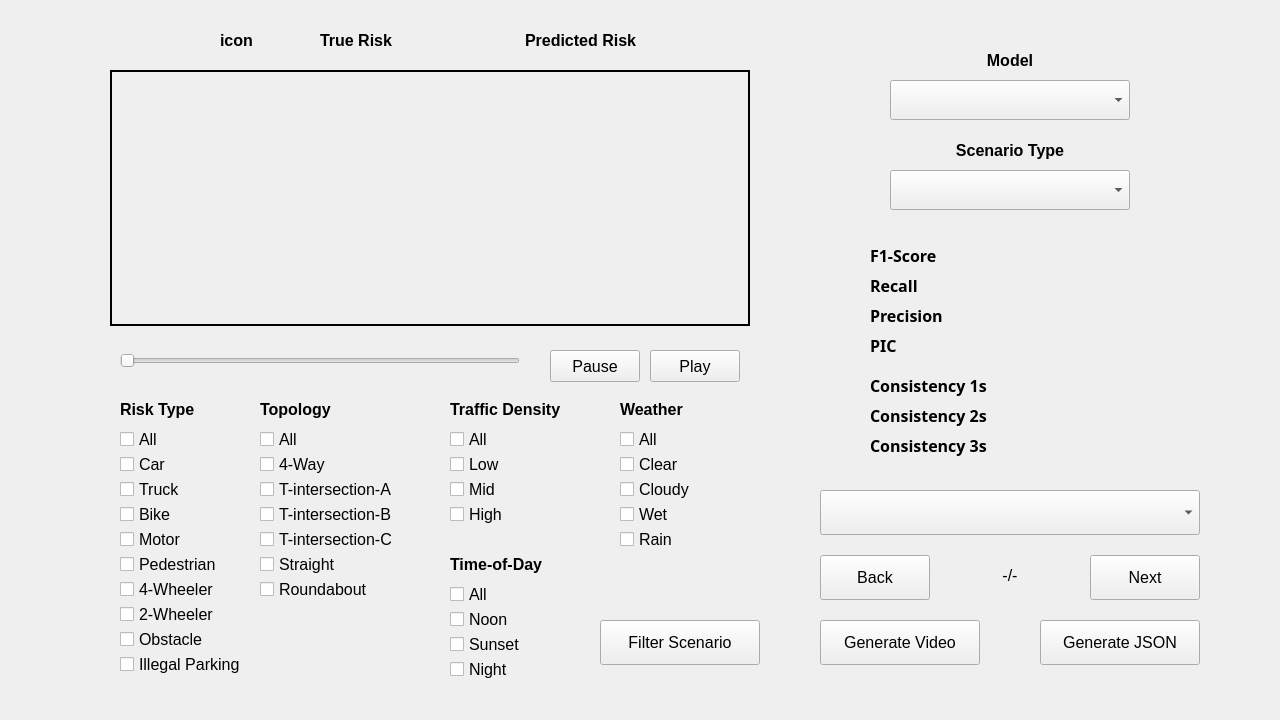
<?xml version="1.0" encoding="UTF-8"?>
<ui version="4.0">
 <class>MainWindow</class>
 <widget class="QMainWindow" name="MainWindow">
  <property name="windowModality">
   <enum>Qt::NonModal</enum>
  </property>
  <property name="geometry">
   <rect>
    <x>0</x>
    <y>0</y>
    <width>1280</width>
    <height>720</height>
   </rect>
  </property>
  <property name="minimumSize">
   <size>
    <width>1280</width>
    <height>720</height>
   </size>
  </property>
  <property name="maximumSize">
   <size>
    <width>1280</width>
    <height>720</height>
   </size>
  </property>
  <property name="font">
   <font>
    <family>Ubuntu</family>
    <pointsize>12</pointsize>
   </font>
  </property>
  <property name="windowTitle">
   <string>Scenario-based Analysis</string>
  </property>
  <widget class="QWidget" name="centralwidget">
   <widget class="QLabel" name="label_videoframe">
    <property name="geometry">
     <rect>
      <x>110</x>
      <y>70</y>
      <width>640</width>
      <height>256</height>
     </rect>
    </property>
    <property name="frameShape">
     <enum>QFrame::WinPanel</enum>
    </property>
    <property name="text">
     <string/>
    </property>
   </widget>
   <widget class="QLabel" name="label_scenario_cnt">
    <property name="geometry">
     <rect>
      <x>950</x>
      <y>555</y>
      <width>120</width>
      <height>40</height>
     </rect>
    </property>
    <property name="text">
     <string>-/-</string>
    </property>
    <property name="alignment">
     <set>Qt::AlignCenter</set>
    </property>
   </widget>
   <widget class="QPushButton" name="button_play">
    <property name="geometry">
     <rect>
      <x>650</x>
      <y>350</y>
      <width>90</width>
      <height>32</height>
     </rect>
    </property>
    <property name="text">
     <string>Play</string>
    </property>
   </widget>
   <widget class="QPushButton" name="button_pause">
    <property name="geometry">
     <rect>
      <x>550</x>
      <y>350</y>
      <width>90</width>
      <height>32</height>
     </rect>
    </property>
    <property name="text">
     <string>Pause</string>
    </property>
   </widget>
   <widget class="QSlider" name="slider_videoframe">
    <property name="geometry">
     <rect>
      <x>120</x>
      <y>350</y>
      <width>400</width>
      <height>22</height>
     </rect>
    </property>
    <property name="orientation">
     <enum>Qt::Horizontal</enum>
    </property>
   </widget>
   <widget class="QPushButton" name="button_back">
    <property name="geometry">
     <rect>
      <x>820</x>
      <y>555</y>
      <width>110</width>
      <height>45</height>
     </rect>
    </property>
    <property name="text">
     <string>Back</string>
    </property>
   </widget>
   <widget class="QPushButton" name="button_next">
    <property name="geometry">
     <rect>
      <x>1090</x>
      <y>555</y>
      <width>110</width>
      <height>45</height>
     </rect>
    </property>
    <property name="text">
     <string>Next</string>
    </property>
   </widget>
   <widget class="QLabel" name="attribute_label">
    <property name="geometry">
     <rect>
      <x>620</x>
      <y>395</y>
      <width>100</width>
      <height>29</height>
     </rect>
    </property>
    <property name="font">
     <font>
      <weight>75</weight>
      <bold>true</bold>
     </font>
    </property>
    <property name="text">
     <string>Weather</string>
    </property>
   </widget>
   <widget class="QLabel" name="model_label">
    <property name="geometry">
     <rect>
      <x>890</x>
      <y>40</y>
      <width>240</width>
      <height>40</height>
     </rect>
    </property>
    <property name="font">
     <font>
      <weight>75</weight>
      <bold>true</bold>
     </font>
    </property>
    <property name="text">
     <string>Model</string>
    </property>
    <property name="alignment">
     <set>Qt::AlignCenter</set>
    </property>
   </widget>
   <widget class="QComboBox" name="comboBox_model">
    <property name="geometry">
     <rect>
      <x>890</x>
      <y>80</y>
      <width>240</width>
      <height>40</height>
     </rect>
    </property>
   </widget>
   <widget class="QLabel" name="type_label">
    <property name="geometry">
     <rect>
      <x>890</x>
      <y>130</y>
      <width>240</width>
      <height>40</height>
     </rect>
    </property>
    <property name="font">
     <font>
      <weight>75</weight>
      <bold>true</bold>
     </font>
    </property>
    <property name="text">
     <string>Scenario Type</string>
    </property>
    <property name="alignment">
     <set>Qt::AlignCenter</set>
    </property>
   </widget>
   <widget class="QComboBox" name="comboBox_type">
    <property name="geometry">
     <rect>
      <x>890</x>
      <y>170</y>
      <width>240</width>
      <height>40</height>
     </rect>
    </property>
   </widget>
   <widget class="QLabel" name="f1_label">
    <property name="geometry">
     <rect>
      <x>870</x>
      <y>240</y>
      <width>280</width>
      <height>30</height>
     </rect>
    </property>
    <property name="font">
     <font>
      <family>AR PL UMing TW</family>
      <weight>75</weight>
      <bold>true</bold>
     </font>
    </property>
    <property name="text">
     <string>F1-Score</string>
    </property>
    <property name="textFormat">
     <enum>Qt::AutoText</enum>
    </property>
    <property name="alignment">
     <set>Qt::AlignLeading|Qt::AlignLeft|Qt::AlignVCenter</set>
    </property>
    <property name="openExternalLinks">
     <bool>false</bool>
    </property>
    <property name="textInteractionFlags">
     <set>Qt::LinksAccessibleByMouse</set>
    </property>
   </widget>
   <widget class="QLabel" name="recall_label">
    <property name="geometry">
     <rect>
      <x>870</x>
      <y>270</y>
      <width>280</width>
      <height>30</height>
     </rect>
    </property>
    <property name="font">
     <font>
      <family>AR PL UMing TW</family>
      <weight>75</weight>
      <bold>true</bold>
     </font>
    </property>
    <property name="text">
     <string>Recall</string>
    </property>
   </widget>
   <widget class="QLabel" name="precision_label">
    <property name="geometry">
     <rect>
      <x>870</x>
      <y>300</y>
      <width>280</width>
      <height>30</height>
     </rect>
    </property>
    <property name="font">
     <font>
      <family>AR PL UMing TW</family>
      <weight>75</weight>
      <bold>true</bold>
     </font>
    </property>
    <property name="text">
     <string>Precision</string>
    </property>
   </widget>
   <widget class="QLabel" name="pic_fa_label">
    <property name="geometry">
     <rect>
      <x>870</x>
      <y>330</y>
      <width>280</width>
      <height>30</height>
     </rect>
    </property>
    <property name="font">
     <font>
      <family>AR PL UMing TW</family>
      <weight>75</weight>
      <bold>true</bold>
     </font>
    </property>
    <property name="text">
     <string>PIC</string>
    </property>
   </widget>
   <widget class="QPushButton" name="button_gen_gif">
    <property name="geometry">
     <rect>
      <x>820</x>
      <y>620</y>
      <width>160</width>
      <height>45</height>
     </rect>
    </property>
    <property name="font">
     <font>
      <pointsize>12</pointsize>
     </font>
    </property>
    <property name="text">
     <string>Generate Video</string>
    </property>
   </widget>
   <widget class="QCheckBox" name="checkBox_weather_all">
    <property name="geometry">
     <rect>
      <x>620</x>
      <y>425</y>
      <width>80</width>
      <height>29</height>
     </rect>
    </property>
    <property name="text">
     <string>All</string>
    </property>
   </widget>
   <widget class="QCheckBox" name="checkBox_time_night">
    <property name="geometry">
     <rect>
      <x>450</x>
      <y>655</y>
      <width>110</width>
      <height>29</height>
     </rect>
    </property>
    <property name="text">
     <string>Night</string>
    </property>
   </widget>
   <widget class="QCheckBox" name="checkBox_weather_rain">
    <property name="geometry">
     <rect>
      <x>620</x>
      <y>525</y>
      <width>110</width>
      <height>29</height>
     </rect>
    </property>
    <property name="text">
     <string>Rain</string>
    </property>
   </widget>
   <widget class="QCheckBox" name="checkBox_time_sunset">
    <property name="geometry">
     <rect>
      <x>450</x>
      <y>630</y>
      <width>110</width>
      <height>29</height>
     </rect>
    </property>
    <property name="text">
     <string>Sunset</string>
    </property>
   </widget>
   <widget class="QLabel" name="attribute_label_2">
    <property name="geometry">
     <rect>
      <x>450</x>
      <y>395</y>
      <width>150</width>
      <height>29</height>
     </rect>
    </property>
    <property name="font">
     <font>
      <weight>75</weight>
      <bold>true</bold>
     </font>
    </property>
    <property name="text">
     <string>Traffic Density</string>
    </property>
   </widget>
   <widget class="QCheckBox" name="checkBox_density_all">
    <property name="geometry">
     <rect>
      <x>450</x>
      <y>425</y>
      <width>80</width>
      <height>29</height>
     </rect>
    </property>
    <property name="text">
     <string>All</string>
    </property>
   </widget>
   <widget class="QCheckBox" name="checkBox_density_mid">
    <property name="geometry">
     <rect>
      <x>450</x>
      <y>475</y>
      <width>110</width>
      <height>29</height>
     </rect>
    </property>
    <property name="text">
     <string>Mid</string>
    </property>
   </widget>
   <widget class="QCheckBox" name="checkBox_density_high">
    <property name="geometry">
     <rect>
      <x>450</x>
      <y>500</y>
      <width>110</width>
      <height>29</height>
     </rect>
    </property>
    <property name="text">
     <string>High</string>
    </property>
   </widget>
   <widget class="QCheckBox" name="checkBox_density_low">
    <property name="geometry">
     <rect>
      <x>450</x>
      <y>450</y>
      <width>110</width>
      <height>29</height>
     </rect>
    </property>
    <property name="text">
     <string>Low</string>
    </property>
   </widget>
   <widget class="QLabel" name="attribute_label_3">
    <property name="geometry">
     <rect>
      <x>120</x>
      <y>395</y>
      <width>100</width>
      <height>29</height>
     </rect>
    </property>
    <property name="font">
     <font>
      <weight>75</weight>
      <bold>true</bold>
     </font>
    </property>
    <property name="text">
     <string>Risk Type</string>
    </property>
   </widget>
   <widget class="QCheckBox" name="checkBox_actor_motor">
    <property name="geometry">
     <rect>
      <x>120</x>
      <y>525</y>
      <width>110</width>
      <height>29</height>
     </rect>
    </property>
    <property name="text">
     <string>Motor</string>
    </property>
   </widget>
   <widget class="QCheckBox" name="checkBox_actor_car">
    <property name="geometry">
     <rect>
      <x>120</x>
      <y>450</y>
      <width>110</width>
      <height>29</height>
     </rect>
    </property>
    <property name="text">
     <string>Car</string>
    </property>
   </widget>
   <widget class="QCheckBox" name="checkBox_actor_bike">
    <property name="geometry">
     <rect>
      <x>120</x>
      <y>500</y>
      <width>110</width>
      <height>29</height>
     </rect>
    </property>
    <property name="text">
     <string>Bike</string>
    </property>
   </widget>
   <widget class="QCheckBox" name="checkBox_actor_all">
    <property name="geometry">
     <rect>
      <x>120</x>
      <y>425</y>
      <width>80</width>
      <height>29</height>
     </rect>
    </property>
    <property name="text">
     <string>All</string>
    </property>
   </widget>
   <widget class="QCheckBox" name="checkBox_actor_truck">
    <property name="geometry">
     <rect>
      <x>120</x>
      <y>475</y>
      <width>110</width>
      <height>29</height>
     </rect>
    </property>
    <property name="text">
     <string>Truck</string>
    </property>
   </widget>
   <widget class="QCheckBox" name="checkBox_actor_pedestrian">
    <property name="geometry">
     <rect>
      <x>120</x>
      <y>550</y>
      <width>120</width>
      <height>29</height>
     </rect>
    </property>
    <property name="text">
     <string>Pedestrian</string>
    </property>
   </widget>
   <widget class="QCheckBox" name="checkBox_actor_4wheel">
    <property name="geometry">
     <rect>
      <x>120</x>
      <y>575</y>
      <width>120</width>
      <height>29</height>
     </rect>
    </property>
    <property name="text">
     <string>4-Wheeler</string>
    </property>
   </widget>
   <widget class="QCheckBox" name="checkBox_actor_2wheel">
    <property name="geometry">
     <rect>
      <x>120</x>
      <y>600</y>
      <width>120</width>
      <height>29</height>
     </rect>
    </property>
    <property name="text">
     <string>2-Wheeler</string>
    </property>
   </widget>
   <widget class="QCheckBox" name="checkBox_time_noon">
    <property name="geometry">
     <rect>
      <x>450</x>
      <y>605</y>
      <width>110</width>
      <height>29</height>
     </rect>
    </property>
    <property name="text">
     <string>Noon</string>
    </property>
   </widget>
   <widget class="QCheckBox" name="checkBox_weather_cloudy">
    <property name="geometry">
     <rect>
      <x>620</x>
      <y>475</y>
      <width>110</width>
      <height>29</height>
     </rect>
    </property>
    <property name="text">
     <string>Cloudy</string>
    </property>
   </widget>
   <widget class="QCheckBox" name="checkBox_weather_clear">
    <property name="geometry">
     <rect>
      <x>620</x>
      <y>450</y>
      <width>110</width>
      <height>29</height>
     </rect>
    </property>
    <property name="text">
     <string>Clear</string>
    </property>
   </widget>
   <widget class="QCheckBox" name="checkBox_topology_3way_A">
    <property name="geometry">
     <rect>
      <x>260</x>
      <y>475</y>
      <width>170</width>
      <height>29</height>
     </rect>
    </property>
    <property name="text">
     <string>T-intersection-A</string>
    </property>
   </widget>
   <widget class="QCheckBox" name="checkBox_topology_straight">
    <property name="geometry">
     <rect>
      <x>260</x>
      <y>550</y>
      <width>110</width>
      <height>29</height>
     </rect>
    </property>
    <property name="text">
     <string>Straight</string>
    </property>
   </widget>
   <widget class="QLabel" name="attribute_label_4">
    <property name="geometry">
     <rect>
      <x>260</x>
      <y>395</y>
      <width>100</width>
      <height>29</height>
     </rect>
    </property>
    <property name="font">
     <font>
      <weight>75</weight>
      <bold>true</bold>
     </font>
    </property>
    <property name="text">
     <string>Topology</string>
    </property>
   </widget>
   <widget class="QCheckBox" name="checkBox_topology_all">
    <property name="geometry">
     <rect>
      <x>260</x>
      <y>425</y>
      <width>80</width>
      <height>29</height>
     </rect>
    </property>
    <property name="text">
     <string>All</string>
    </property>
   </widget>
   <widget class="QCheckBox" name="checkBox_topology_4way">
    <property name="geometry">
     <rect>
      <x>260</x>
      <y>450</y>
      <width>110</width>
      <height>29</height>
     </rect>
    </property>
    <property name="text">
     <string>4-Way</string>
    </property>
   </widget>
   <widget class="QCheckBox" name="checkBox_topology_roundabout">
    <property name="geometry">
     <rect>
      <x>260</x>
      <y>575</y>
      <width>170</width>
      <height>29</height>
     </rect>
    </property>
    <property name="text">
     <string>Roundabout</string>
    </property>
   </widget>
   <widget class="QComboBox" name="comboBox_scenario_list">
    <property name="geometry">
     <rect>
      <x>820</x>
      <y>490</y>
      <width>380</width>
      <height>45</height>
     </rect>
    </property>
    <property name="sizePolicy">
     <sizepolicy hsizetype="Fixed" vsizetype="Fixed">
      <horstretch>0</horstretch>
      <verstretch>0</verstretch>
     </sizepolicy>
    </property>
    <property name="font">
     <font>
      <weight>50</weight>
      <bold>false</bold>
     </font>
    </property>
    <property name="iconSize">
     <size>
      <width>20</width>
      <height>20</height>
     </size>
    </property>
   </widget>
   <widget class="QPushButton" name="button_filter_scenario">
    <property name="geometry">
     <rect>
      <x>600</x>
      <y>620</y>
      <width>160</width>
      <height>45</height>
     </rect>
    </property>
    <property name="text">
     <string>Filter Scenario</string>
    </property>
   </widget>
   <widget class="QPushButton" name="button_gen_json">
    <property name="geometry">
     <rect>
      <x>1040</x>
      <y>620</y>
      <width>160</width>
      <height>45</height>
     </rect>
    </property>
    <property name="toolTip">
     <string>&lt;html&gt;&lt;head/&gt;&lt;body&gt;&lt;p&gt;123&lt;/p&gt;&lt;/body&gt;&lt;/html&gt;</string>
    </property>
    <property name="text">
     <string>Generate JSON</string>
    </property>
   </widget>
   <widget class="QCheckBox" name="checkBox_topology_3way_C">
    <property name="geometry">
     <rect>
      <x>260</x>
      <y>525</y>
      <width>170</width>
      <height>29</height>
     </rect>
    </property>
    <property name="text">
     <string>T-intersection-C</string>
    </property>
   </widget>
   <widget class="QCheckBox" name="checkBox_topology_3way_B">
    <property name="geometry">
     <rect>
      <x>260</x>
      <y>500</y>
      <width>170</width>
      <height>29</height>
     </rect>
    </property>
    <property name="text">
     <string>T-intersection-B</string>
    </property>
   </widget>
   <widget class="QLabel" name="attribute_label_5">
    <property name="geometry">
     <rect>
      <x>450</x>
      <y>550</y>
      <width>120</width>
      <height>29</height>
     </rect>
    </property>
    <property name="font">
     <font>
      <weight>75</weight>
      <bold>true</bold>
     </font>
    </property>
    <property name="text">
     <string>Time-of-Day</string>
    </property>
   </widget>
   <widget class="QCheckBox" name="checkBox_time_all">
    <property name="geometry">
     <rect>
      <x>450</x>
      <y>580</y>
      <width>80</width>
      <height>29</height>
     </rect>
    </property>
    <property name="text">
     <string>All</string>
    </property>
   </widget>
   <widget class="QLabel" name="consistency_label_1">
    <property name="geometry">
     <rect>
      <x>870</x>
      <y>370</y>
      <width>280</width>
      <height>30</height>
     </rect>
    </property>
    <property name="font">
     <font>
      <family>AR PL UMing TW</family>
      <weight>75</weight>
      <bold>true</bold>
     </font>
    </property>
    <property name="text">
     <string>Consistency 1s</string>
    </property>
   </widget>
   <widget class="QLabel" name="consistency_label_2">
    <property name="geometry">
     <rect>
      <x>870</x>
      <y>400</y>
      <width>280</width>
      <height>30</height>
     </rect>
    </property>
    <property name="font">
     <font>
      <family>AR PL UMing TW</family>
      <weight>75</weight>
      <bold>true</bold>
     </font>
    </property>
    <property name="text">
     <string>Consistency 2s</string>
    </property>
   </widget>
   <widget class="QLabel" name="consistency_label_3">
    <property name="geometry">
     <rect>
      <x>870</x>
      <y>430</y>
      <width>280</width>
      <height>30</height>
     </rect>
    </property>
    <property name="font">
     <font>
      <family>AR PL UMing TW</family>
      <weight>75</weight>
      <bold>true</bold>
     </font>
    </property>
    <property name="text">
     <string>Consistency 3s</string>
    </property>
   </widget>
   <widget class="QCheckBox" name="checkBox_weather_wet">
    <property name="geometry">
     <rect>
      <x>620</x>
      <y>500</y>
      <width>110</width>
      <height>29</height>
     </rect>
    </property>
    <property name="text">
     <string>Wet</string>
    </property>
   </widget>
   <widget class="QLabel" name="f1_diff_label">
    <property name="geometry">
     <rect>
      <x>1060</x>
      <y>240</y>
      <width>181</width>
      <height>30</height>
     </rect>
    </property>
    <property name="font">
     <font>
      <family>AR PL UMing TW</family>
      <weight>75</weight>
      <bold>true</bold>
     </font>
    </property>
    <property name="text">
     <string/>
    </property>
    <property name="textFormat">
     <enum>Qt::AutoText</enum>
    </property>
    <property name="alignment">
     <set>Qt::AlignCenter</set>
    </property>
    <property name="openExternalLinks">
     <bool>false</bool>
    </property>
    <property name="textInteractionFlags">
     <set>Qt::LinksAccessibleByMouse</set>
    </property>
   </widget>
   <widget class="QLabel" name="recall_diff_label">
    <property name="geometry">
     <rect>
      <x>1060</x>
      <y>270</y>
      <width>181</width>
      <height>30</height>
     </rect>
    </property>
    <property name="font">
     <font>
      <family>AR PL UMing TW</family>
      <weight>75</weight>
      <bold>true</bold>
     </font>
    </property>
    <property name="text">
     <string/>
    </property>
    <property name="textFormat">
     <enum>Qt::AutoText</enum>
    </property>
    <property name="alignment">
     <set>Qt::AlignCenter</set>
    </property>
    <property name="openExternalLinks">
     <bool>false</bool>
    </property>
    <property name="textInteractionFlags">
     <set>Qt::LinksAccessibleByMouse</set>
    </property>
   </widget>
   <widget class="QLabel" name="precision_diff_label">
    <property name="geometry">
     <rect>
      <x>1060</x>
      <y>300</y>
      <width>181</width>
      <height>30</height>
     </rect>
    </property>
    <property name="font">
     <font>
      <family>AR PL UMing TW</family>
      <weight>75</weight>
      <bold>true</bold>
     </font>
    </property>
    <property name="text">
     <string/>
    </property>
    <property name="textFormat">
     <enum>Qt::AutoText</enum>
    </property>
    <property name="alignment">
     <set>Qt::AlignCenter</set>
    </property>
    <property name="openExternalLinks">
     <bool>false</bool>
    </property>
    <property name="textInteractionFlags">
     <set>Qt::LinksAccessibleByMouse</set>
    </property>
   </widget>
   <widget class="QLabel" name="pic_fa_diff_label">
    <property name="geometry">
     <rect>
      <x>1060</x>
      <y>330</y>
      <width>181</width>
      <height>30</height>
     </rect>
    </property>
    <property name="font">
     <font>
      <family>AR PL UMing TW</family>
      <weight>75</weight>
      <bold>true</bold>
     </font>
    </property>
    <property name="text">
     <string/>
    </property>
    <property name="textFormat">
     <enum>Qt::AutoText</enum>
    </property>
    <property name="alignment">
     <set>Qt::AlignCenter</set>
    </property>
    <property name="openExternalLinks">
     <bool>false</bool>
    </property>
    <property name="textInteractionFlags">
     <set>Qt::LinksAccessibleByMouse</set>
    </property>
   </widget>
   <widget class="QLabel" name="consistency_diff_label_1">
    <property name="geometry">
     <rect>
      <x>1060</x>
      <y>370</y>
      <width>181</width>
      <height>30</height>
     </rect>
    </property>
    <property name="font">
     <font>
      <family>AR PL UMing TW</family>
      <weight>75</weight>
      <bold>true</bold>
     </font>
    </property>
    <property name="text">
     <string/>
    </property>
    <property name="textFormat">
     <enum>Qt::AutoText</enum>
    </property>
    <property name="alignment">
     <set>Qt::AlignCenter</set>
    </property>
    <property name="openExternalLinks">
     <bool>false</bool>
    </property>
    <property name="textInteractionFlags">
     <set>Qt::LinksAccessibleByMouse</set>
    </property>
   </widget>
   <widget class="QLabel" name="consistency_diff_label_2">
    <property name="geometry">
     <rect>
      <x>1060</x>
      <y>400</y>
      <width>181</width>
      <height>30</height>
     </rect>
    </property>
    <property name="font">
     <font>
      <family>AR PL UMing TW</family>
      <weight>75</weight>
      <bold>true</bold>
     </font>
    </property>
    <property name="text">
     <string/>
    </property>
    <property name="textFormat">
     <enum>Qt::AutoText</enum>
    </property>
    <property name="alignment">
     <set>Qt::AlignCenter</set>
    </property>
    <property name="openExternalLinks">
     <bool>false</bool>
    </property>
    <property name="textInteractionFlags">
     <set>Qt::LinksAccessibleByMouse</set>
    </property>
   </widget>
   <widget class="QLabel" name="consistency_diff_label_3">
    <property name="geometry">
     <rect>
      <x>1060</x>
      <y>430</y>
      <width>181</width>
      <height>30</height>
     </rect>
    </property>
    <property name="font">
     <font>
      <family>AR PL UMing TW</family>
      <weight>75</weight>
      <bold>true</bold>
     </font>
    </property>
    <property name="text">
     <string/>
    </property>
    <property name="textFormat">
     <enum>Qt::AutoText</enum>
    </property>
    <property name="alignment">
     <set>Qt::AlignCenter</set>
    </property>
    <property name="openExternalLinks">
     <bool>false</bool>
    </property>
    <property name="textInteractionFlags">
     <set>Qt::LinksAccessibleByMouse</set>
    </property>
   </widget>
   <widget class="QLabel" name="label_icon">
    <property name="geometry">
     <rect>
      <x>220</x>
      <y>15</y>
      <width>420</width>
      <height>50</height>
     </rect>
    </property>
    <property name="font">
     <font>
      <weight>75</weight>
      <bold>true</bold>
     </font>
    </property>
    <property name="frameShape">
     <enum>QFrame::NoFrame</enum>
    </property>
    <property name="text">
     <string>icon</string>
    </property>
   </widget>
   <widget class="QLabel" name="label_icon_2">
    <property name="geometry">
     <rect>
      <x>320</x>
      <y>15</y>
      <width>101</width>
      <height>50</height>
     </rect>
    </property>
    <property name="font">
     <font>
      <weight>75</weight>
      <bold>true</bold>
     </font>
    </property>
    <property name="frameShape">
     <enum>QFrame::NoFrame</enum>
    </property>
    <property name="text">
     <string>True Risk</string>
    </property>
   </widget>
   <widget class="QLabel" name="label_icon_3">
    <property name="geometry">
     <rect>
      <x>525</x>
      <y>15</y>
      <width>160</width>
      <height>50</height>
     </rect>
    </property>
    <property name="font">
     <font>
      <weight>75</weight>
      <bold>true</bold>
     </font>
    </property>
    <property name="frameShape">
     <enum>QFrame::NoFrame</enum>
    </property>
    <property name="text">
     <string>Predicted Risk</string>
    </property>
   </widget>
   <widget class="QCheckBox" name="checkBox_actor_obstacle">
    <property name="geometry">
     <rect>
      <x>120</x>
      <y>625</y>
      <width>120</width>
      <height>29</height>
     </rect>
    </property>
    <property name="text">
     <string>Obstacle</string>
    </property>
   </widget>
   <widget class="QCheckBox" name="checkBox_actor_parking">
    <property name="geometry">
     <rect>
      <x>120</x>
      <y>650</y>
      <width>160</width>
      <height>29</height>
     </rect>
    </property>
    <property name="text">
     <string>Illegal Parking</string>
    </property>
   </widget>
  </widget>
 </widget>
 <resources/>
 <connections/>
</ui>
